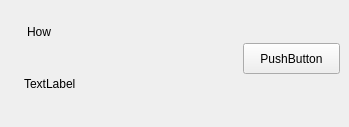
<?xml version="1.0" encoding="UTF-8"?>
<ui version="4.0">
 <class>Form</class>
 <widget class="QWidget" name="Form">
  <property name="geometry">
   <rect>
    <x>0</x>
    <y>0</y>
    <width>349</width>
    <height>127</height>
   </rect>
  </property>
  <property name="windowTitle">
   <string>Form</string>
  </property>
  <widget class="QLabel" name="label">
   <property name="geometry">
    <rect>
     <x>27</x>
     <y>21</y>
     <width>223</width>
     <height>21</height>
    </rect>
   </property>
   <property name="text">
    <string>How</string>
   </property>
  </widget>
  <widget class="QLabel" name="label_2">
   <property name="geometry">
    <rect>
     <x>24</x>
     <y>73</y>
     <width>177</width>
     <height>21</height>
    </rect>
   </property>
   <property name="text">
    <string>TextLabel</string>
   </property>
  </widget>
  <widget class="QPushButton" name="pushButton">
   <property name="geometry">
    <rect>
     <x>243</x>
     <y>43</y>
     <width>97</width>
     <height>31</height>
    </rect>
   </property>
   <property name="text">
    <string>PushButton</string>
   </property>
  </widget>
 </widget>
 <resources/>
 <connections/>
</ui>
